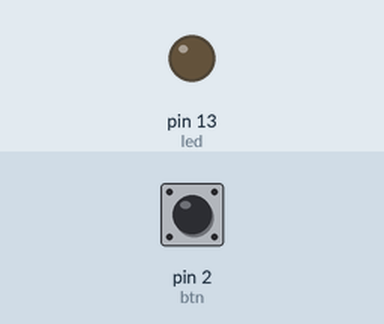
Recording of a sketch running on a simulated Arduino Uno, built with avr-gcc and run on an emulated ATmega328P. Parts: output pins drawn as LEDs (lit = HIGH). The inputs (shaded band) are chosen by the test bench; at power-on: pin 2 (btn) HIGH.

Above: at 1.2 s.
1.3 s: pin 2 (btn) pulled LOW for 0.15 s
At 2.0 s:
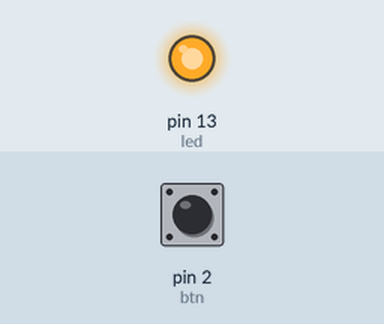
2.9 s: pin 2 (btn) pulled LOW for 1 s
At 3.2 s:
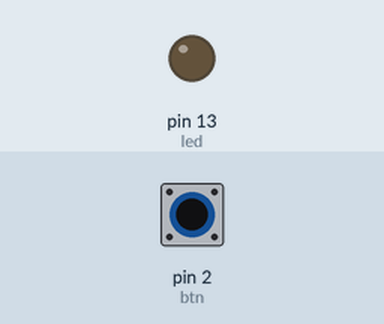
5.4 s: pin 2 (btn) pulled LOW for 3.2 s
At 6.3 s:
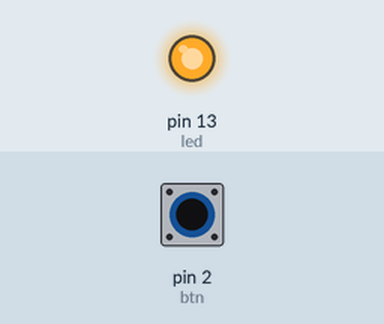
Timing chart, 0 to 8.4 s (numbered marks = the images above; inputs shaded):
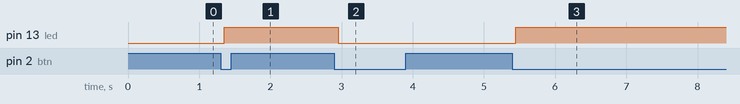

The sketch:

proteus_Asik.ino
```cpp
bool btncheck = false;
int btn = 2;
int led = 13;

void setup() {
  // put your setup code here, to run once:
  pinMode(btn, INPUT_PULLUP);
  pinMode(led, OUTPUT);
}

void loop() {
  // put your main code here, to run repeatedly:
if (digitalRead(btn) == 0)
{
  delay(50);
  if (digitalRead(btn) == 0)
  {
    btncheck =! btncheck;
    digitalWrite(led, btncheck ? HIGH : LOW);
    while (digitalRead(btn) == 0){}
  }
}
}
```

Measured:
- after the input at 1.3 s, pin 13 (led): LOW → HIGH after 0.05 s
- after the input at 2.9 s, pin 13 (led): HIGH → LOW after 0.05 s
- after the input at 5.4 s, pin 13 (led): LOW → HIGH after 0.05 s
